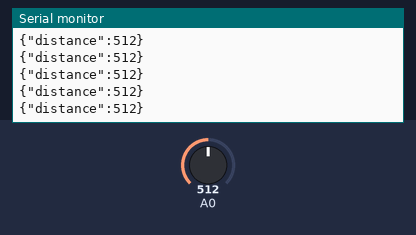
A sketch run on a simulated Arduino Uno, built with avr-gcc and run on an emulated ATmega328P. Parts: the last lines printed to the serial monitor. The inputs (shaded band) are chosen by the test bench; at power-on: A0 = 512.

Above: at 1.2 s.
1.3 s: A0 set to 11
At 2.0 s:
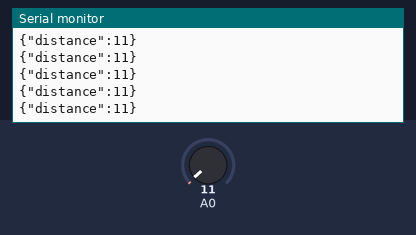
4.3 s: A0 set to 8
At 4.9 s:
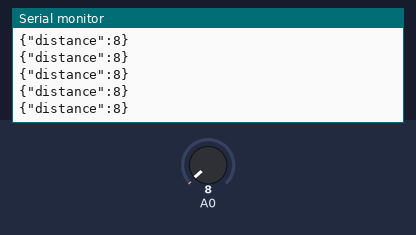
8.8 s: A0 set to 108
At 9.7 s:
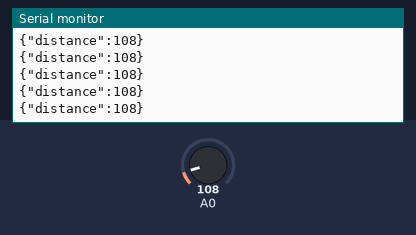
10.3 s: A0 set to 94
At 10.9 s:
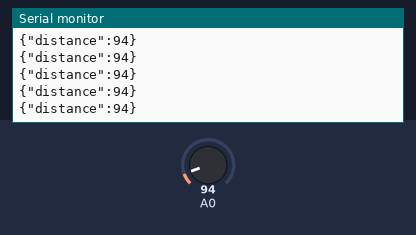
Timing chart, 0 to 13.3 s (numbered marks = the images above; inputs shaded):
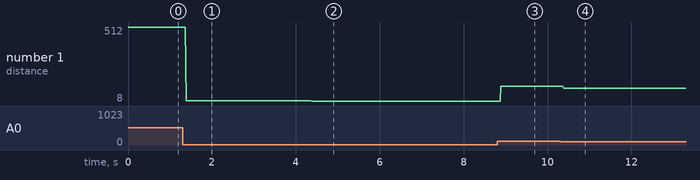

The sketch:

send_distance_to_serial.ino
```cpp
void setup() {
  Serial.begin(9600);
}

void loop() {

  int value = analogRead(A0);

  String json;
  json = "{\"distance\":";
  json = json + value;
  json = json + "}";

  Serial.println(json);
}
```

Measured:
- after the input at 1.3 s, the serial monitor: prints a new line after 0.09 s (image 1)
- after the input at 4.3 s, the serial monitor: prints a new line after 0.07 s (image 2)
- after the input at 8.8 s, the serial monitor: prints a new line after 0.08 s (image 3)
- after the input at 10.3 s, the serial monitor: prints a new line after 0.08 s (image 4)
- plotted number 1: 512 → 11 after the input at 1.3 s, 11 → 8 after the input at 4.3 s, 8 → 108 after the input at 8.8 s, 108 → 94 after the input at 10.3 s
